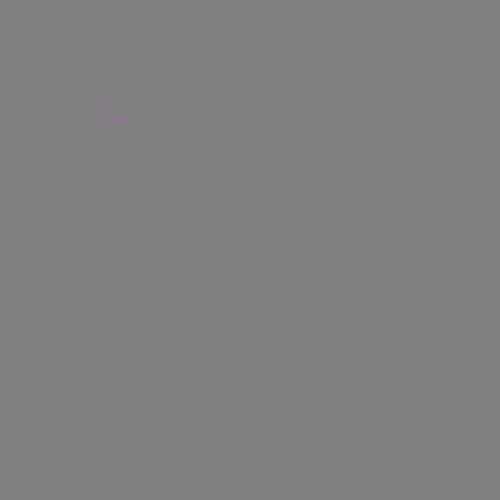
Frame 1 (no input)
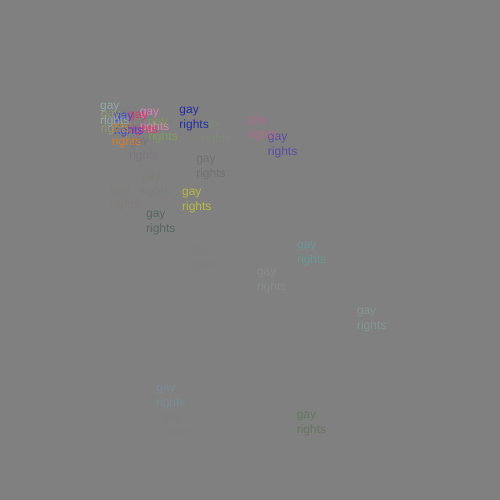
Frame 60 (no input)
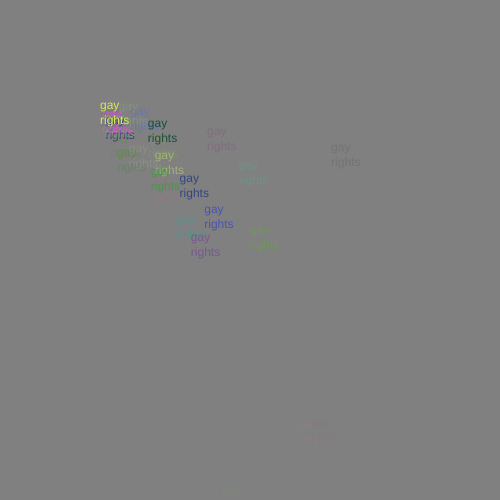
Frame 120 (the mouse pressed at the canvas centre since frame 60)

The p5.js sketch that drew these frames (run headless with seeded random() and noise() and a simulated clock; from frame 60 on, the mouse is pressed at the canvas centre):

// p5.js sketch
// ── sketch.js
let cars = [];

function setup() {
  createCanvas(500, 500);

  for (let i = 0; i < 20; i++) {
    //  cars.push(new Car());
    noStroke();
  }
}

function draw() {
  background('grey');
  cars.push(new Car());

  for (let i = 0; i < cars.length; i++) {
    cars[i].display();
    cars[i].move();
    if (cars[i].a<=0){
      cars.splice(i, 1);
    }
  }
}

class Car {

  constructor() {
    //attributes
    this.pos = createVector(100, 100);
    this.vel = createVector(random(10), random(10));
    this.r = random(255);
    this.g = random(255);
    this.b = random(255);
    this.a = random(255);
    this.s = random(5, 20)
  }

  //methods
  display() {
    fill(this.r, this.g, this.b, this.a)
    text("gay rights", this.pos.x, this.pos.y, this.s);
  }

  move() {

    this.pos.add(this.vel);
    this.a = this.a-5;
    // if (this.pos.x > width) this.pos.x = 0;
    // if (this.pos.x < 0) this.pos.x = width;
    // if (this.pos.y > height) this.pos.y = 0;
    // if (this.pos.y < 0) this.pos.y = height;

  }

}
